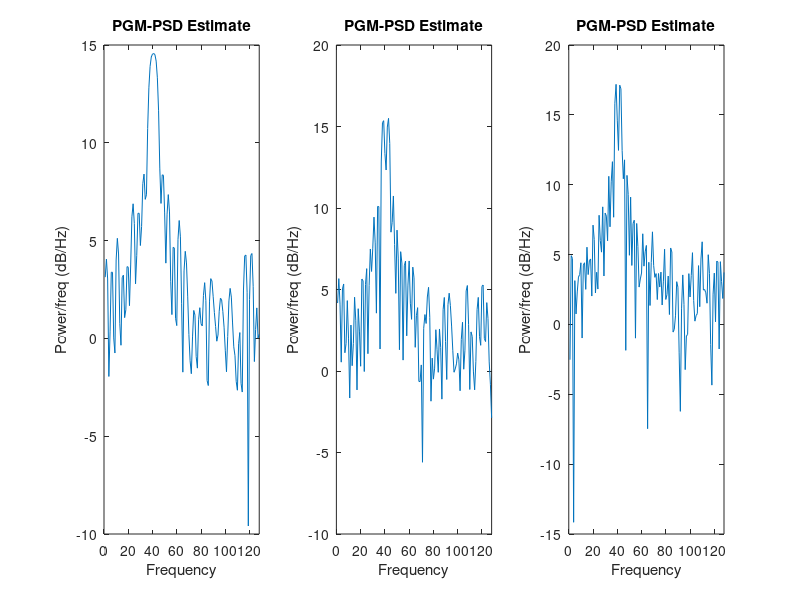

Recreate this plot in MATLAB.
clear all
close all

%%
N=128;


% tmp = x .* rectwin(N)';
noSamples = [30 40 50];
for i=1:length(noSamples)
    n=1:noSamples(i);
    noise = 0.2/sqrt(2) * ([1 1j] * randn([2 length(n)]));
    x = exp(1j*2*pi*0.3*n)+exp(1j*2*pi*0.32*n) + noise;
    subplot(1,length(noSamples),i);
    fftans = fft(x,N);
    plot(10*log10(abs(fftans)))
        title('PGM-PSD Estimate')
        xlabel('Frequency')
        ylabel('Power/freq (dB/Hz)');
        xlim([0 128])
end